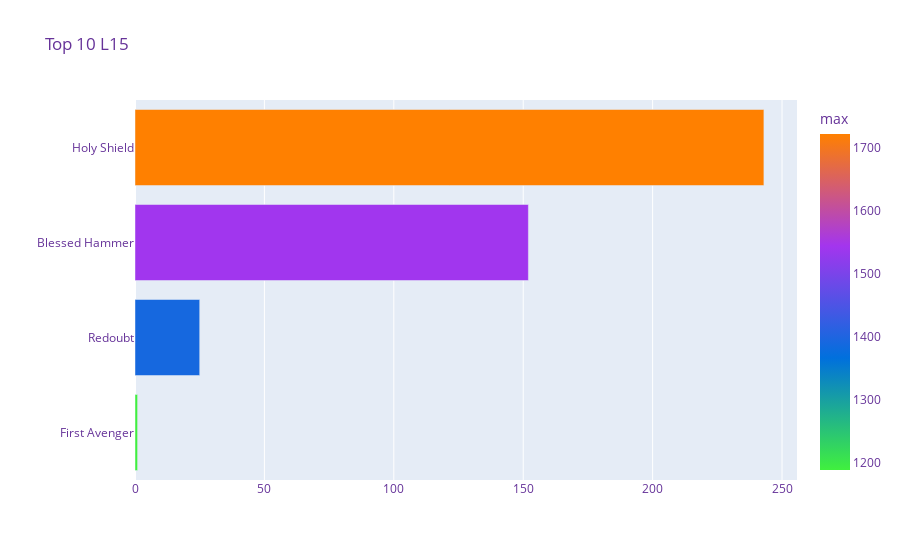
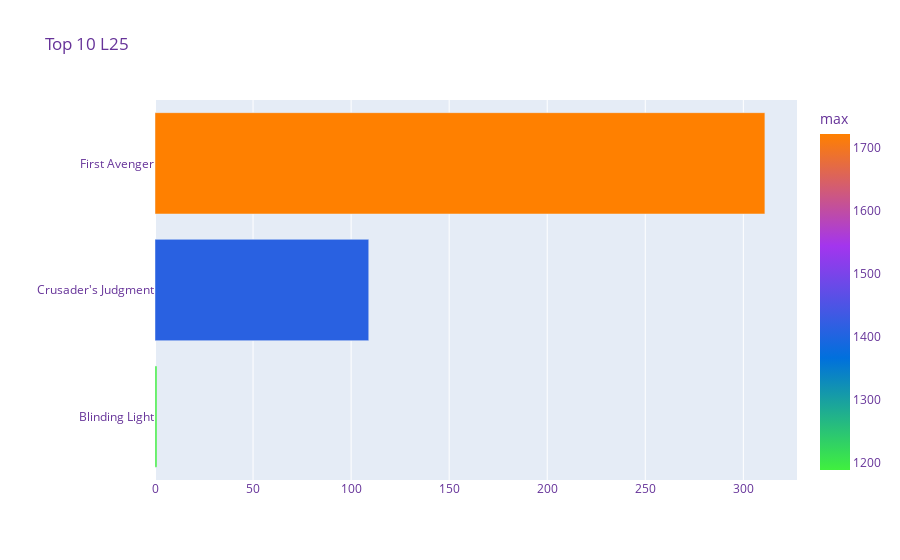

Notebook source saved alongside these figures, in order:
### Code cell
slots = ['L15', 'L25', 'L30', 'L35','L40','L45','L50']

for slot in slots:
    plot_df = talents_df.groupby(slot)['Score'].count().reset_index().rename(columns={'Score':'count'}).sort_values('count',ascending=False)
    plot_df_score = talents_df.groupby(slot).agg({'Score' : ['mean', 'max','min']})
    plot_df = plot_df.merge(plot_df_score, on=slot)
    plot_df.columns = ['Talent', 'count', 'mean', 'max', 'min']
    plot_df = plot_df.sort_values('max',ascending=True)
    
    fig = px.bar(plot_df,
                 x="count",
                 y="Talent", 
                 color="max",
                 range_color = [plot_df['max'].min(), plot_df['max'].max()],
                 hover_data=['mean', 'min','max'],
                 color_continuous_scale= raiderio_colours,
                 title="Top 10 "+slot)
    fig.update_layout(
        xaxis_title="",
        yaxis_title="",
        legend_title="Raider.io",
        font=dict(#family="Courier New",
            size=12,
            color="RebeccaPurple"
        )
    )
    fig.show()

### Figure 1 — Plotly figure (JSON) as saved in the notebook; plotly's stock layout.template omitted (floating-point values rounded to 4 significant figures)
{"data": [{"alignmentgroup": "True", "customdata": [[1189.0, 1189.0, 1189.0], [1170.0, 964.2, 1390.0], [1119.0, 271.8, 1541.0], [1141.0, 723.6, 1721.0]], "hovertemplate": "count=%{x}<br>Talent=%{y}<br>mean=%{customdata[0]}<br>min=%{customdata[1]}<br>max=%{marker.color}<extra></extra>", "legendgroup": "", "marker": {"color": [1189.0, 1390.0, 1541.0, 1721.0], "coloraxis": "coloraxis"}, "name": "", "offsetgroup": "", "orientation": "h", "showlegend": false, "textposition": "auto", "type": "bar", "x": [1, 25, 152, 243], "xaxis": "x", "y": ["First Avenger", "Redoubt", "Blessed Hammer", "Holy Shield"], "yaxis": "y"}], "layout": {"barmode": "relative", "coloraxis": {"cmax": 1721.0, "cmin": 1189.0, "colorbar": {"title": {"text": "max"}}, "colorscale": [[0, "#40f03e"], [0.3333, "#0070dd"], [0.6667, "#a335ee"], [1, "#ff8000"]]}, "font": {"color": "RebeccaPurple", "size": 12}, "legend": {"title": {"text": "Raider.io"}, "tracegroupgap": 0}, "title": {"text": "Top 10 L15"}, "xaxis": {"anchor": "y", "domain": [0, 1], "title": {"text": ""}}, "yaxis": {"anchor": "x", "domain": [0, 1], "title": {"text": ""}}}}

### Figure 2 — Plotly figure (JSON) as saved in the notebook; plotly's stock layout.template omitted (floating-point values rounded to 4 significant figures)
{"data": [{"alignmentgroup": "True", "customdata": [[1189.0, 1189.0, 1189.0], [1126.0, 718.8, 1411.0], [1137.0, 271.8, 1721.0]], "hovertemplate": "count=%{x}<br>Talent=%{y}<br>mean=%{customdata[0]}<br>min=%{customdata[1]}<br>max=%{marker.color}<extra></extra>", "legendgroup": "", "marker": {"color": [1189.0, 1411.0, 1721.0], "coloraxis": "coloraxis"}, "name": "", "offsetgroup": "", "orientation": "h", "showlegend": false, "textposition": "auto", "type": "bar", "x": [1, 109, 311], "xaxis": "x", "y": ["Blinding Light", "Crusader's Judgment", "First Avenger"], "yaxis": "y"}], "layout": {"barmode": "relative", "coloraxis": {"cmax": 1721.0, "cmin": 1189.0, "colorbar": {"title": {"text": "max"}}, "colorscale": [[0, "#40f03e"], [0.3333, "#0070dd"], [0.6667, "#a335ee"], [1, "#ff8000"]]}, "font": {"color": "RebeccaPurple", "size": 12}, "legend": {"title": {"text": "Raider.io"}, "tracegroupgap": 0}, "title": {"text": "Top 10 L25"}, "xaxis": {"anchor": "y", "domain": [0, 1], "title": {"text": ""}}, "yaxis": {"anchor": "x", "domain": [0, 1], "title": {"text": ""}}}}
